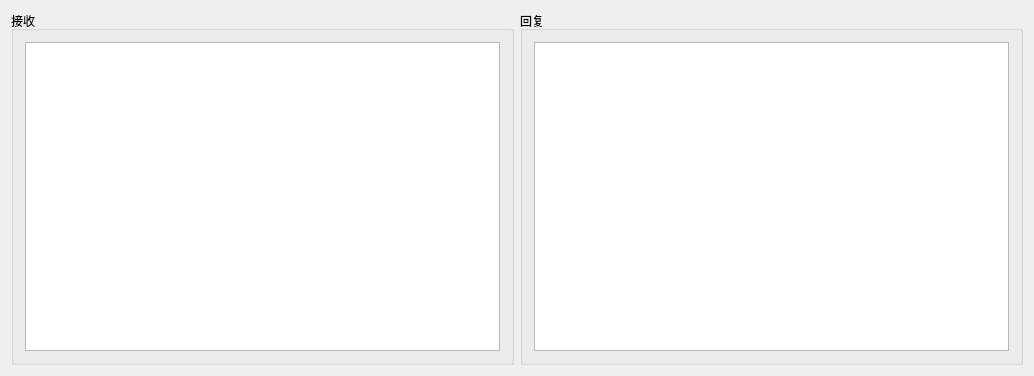
<?xml version="1.0" encoding="UTF-8"?>
<ui version="4.0">
 <class>ClientCommunicationClass</class>
 <widget class="QWidget" name="ClientCommunicationClass">
  <property name="geometry">
   <rect>
    <x>0</x>
    <y>0</y>
    <width>1034</width>
    <height>376</height>
   </rect>
  </property>
  <property name="windowTitle">
   <string>TCP客户端</string>
  </property>
  <layout class="QGridLayout" name="gridLayout_3">
   <item row="0" column="0">
    <widget class="QGroupBox" name="groupBox">
     <property name="title">
      <string>接收</string>
     </property>
     <layout class="QGridLayout" name="gridLayout">
      <item row="0" column="0">
       <widget class="QTextEdit" name="textEdit_received_">
        <property name="readOnly">
         <bool>true</bool>
        </property>
       </widget>
      </item>
     </layout>
    </widget>
   </item>
   <item row="0" column="1">
    <widget class="QGroupBox" name="groupBox_2">
     <property name="title">
      <string>回复</string>
     </property>
     <layout class="QGridLayout" name="gridLayout_2">
      <item row="0" column="0">
       <widget class="QTextEdit" name="textEdit_reply_">
        <property name="readOnly">
         <bool>true</bool>
        </property>
       </widget>
      </item>
     </layout>
    </widget>
   </item>
  </layout>
 </widget>
 <layoutdefault spacing="6" margin="11"/>
 <resources>
  <include location="tcpclient.qrc"/>
 </resources>
 <connections/>
</ui>
